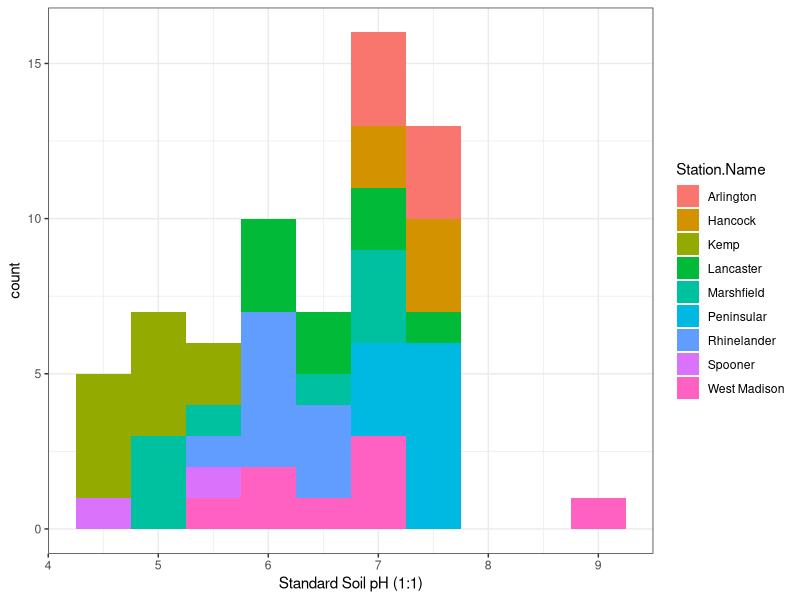
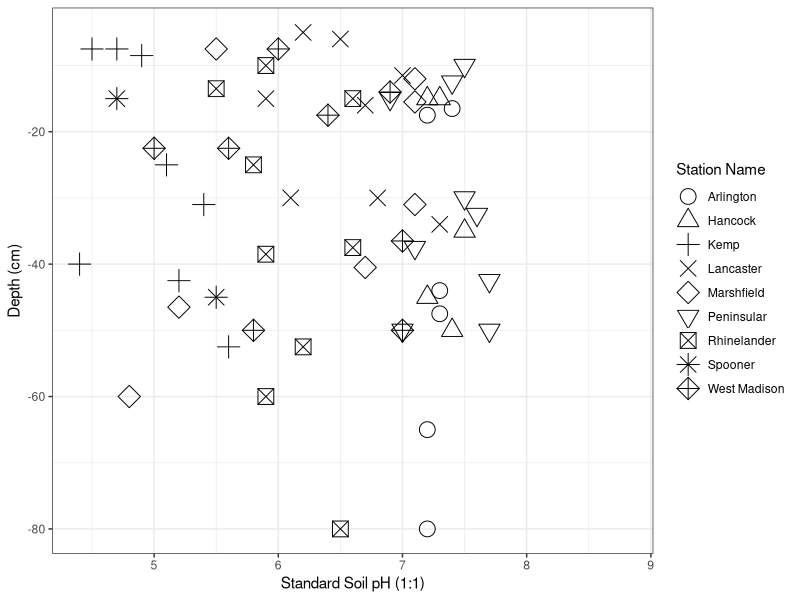
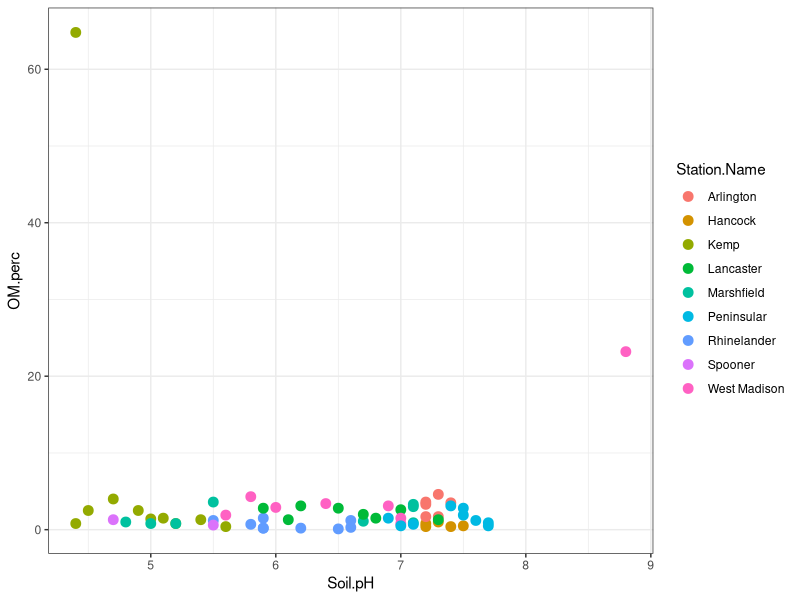
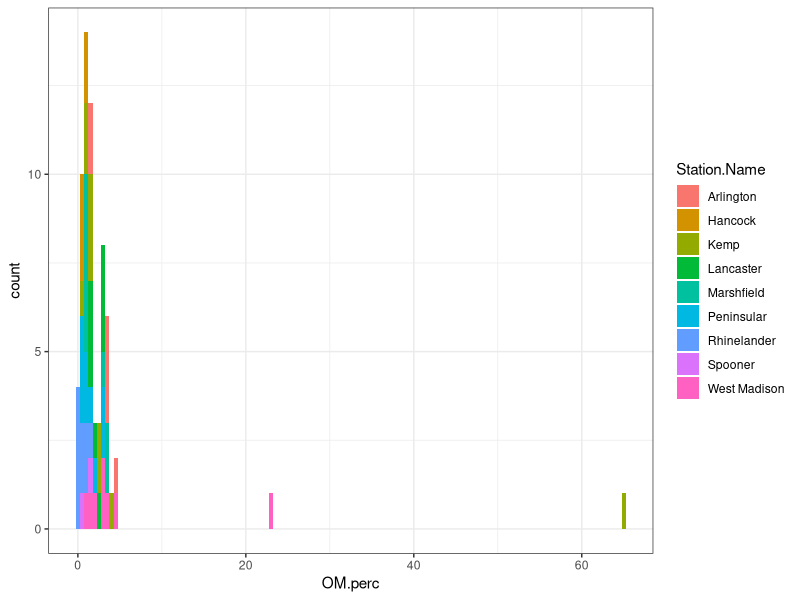
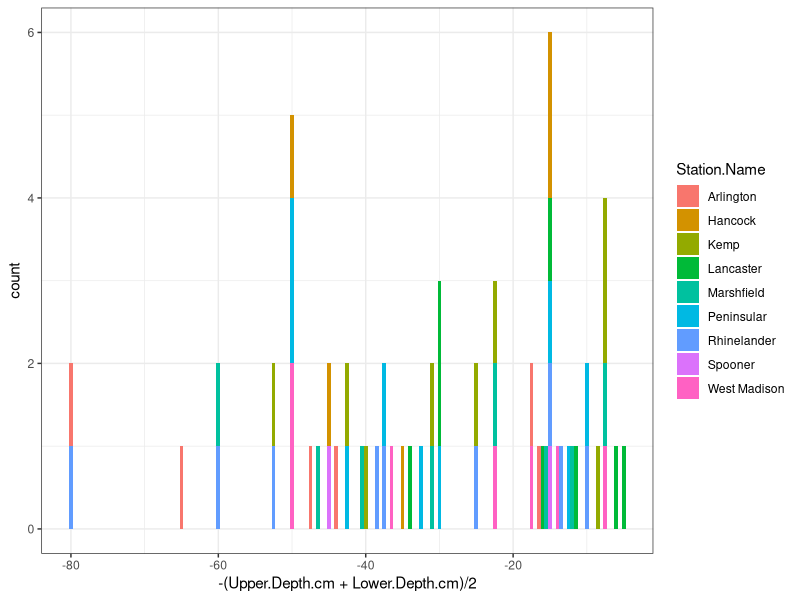
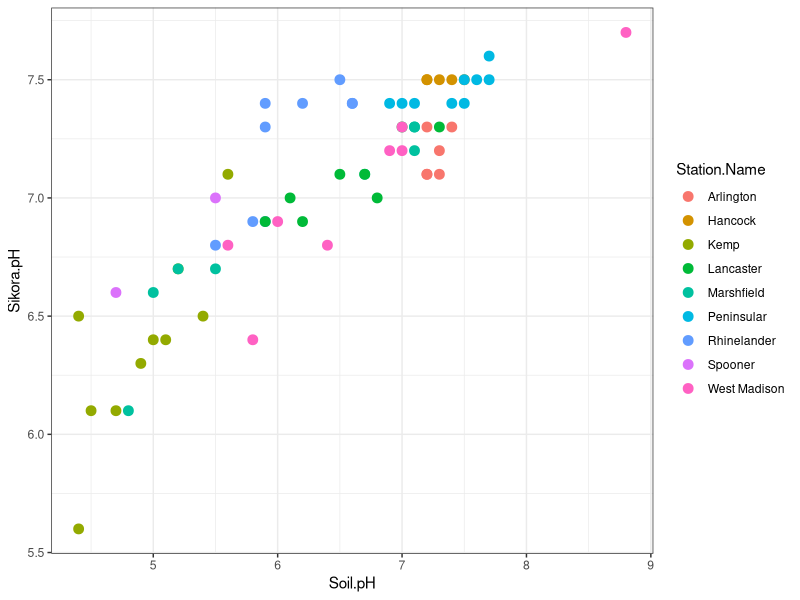
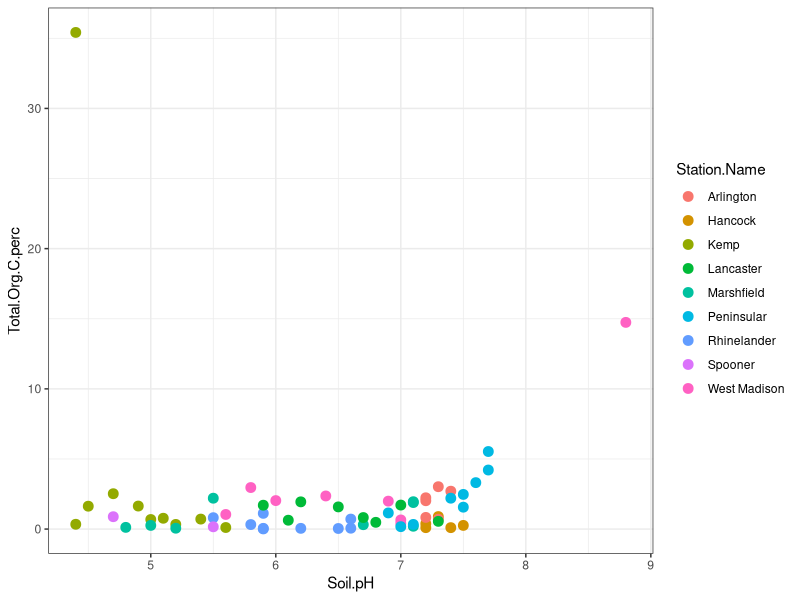
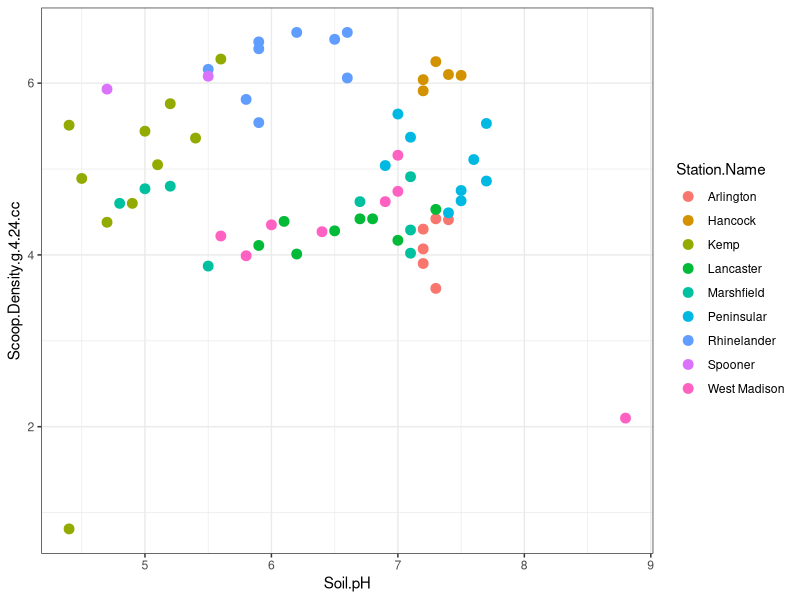

Here is the R script that generated these plots, in order:
## ---- chunk 1
knitr::opts_chunk$set(fig.path = 'report-output/', echo = TRUE, warning = FALSE, message = FALSE, cache = FALSE)
## ---- chunk 2
knitr::opts_chunk$set(echo = TRUE)
knitr::opts_chunk$set(dev="png", dpi=300)
## ---- chunk 3
library(ggplot2)
## ---- chunk 4
soil.dat <- read.csv(file = "2018-10-05-soil-analysis-report-5118-5119/5118-5119-braus-whitman-cec-base-saturation.csv", 
  header = TRUE)
ggplot(soil.dat, aes(Soil.pH, fill = Station.Name)) +
  geom_histogram(binwidth=0.5) + theme_bw() + labs(x = "Standard Soil pH (1:1)")
## ---- chunk 5
soil.dat$Station.Name <- as.factor(soil.dat$Station.Name)
p <- ggplot(soil.dat, aes(Soil.pH, -(Upper.Depth.cm+Lower.Depth.cm)/2, shape=Station.Name))
p + geom_point(size = 5) + theme_bw() + labs(x = "Standard Soil pH (1:1)", y = "Depth (cm)") +
             scale_shape_manual(values=1:nlevels(soil.dat$Station.Name)) + labs(shape='Station Name') 
## ---- chunk 6
p <- ggplot(soil.dat, aes(Soil.pH, OM.perc, color=Station.Name))
p + geom_point(size = 3) + theme_bw()
## ---- chunk 7
ggplot(soil.dat, aes(OM.perc, fill = Station.Name)) +
  geom_histogram(binwidth=0.5) + theme_bw()
## ---- chunk 8
ggplot(soil.dat, aes(-(Upper.Depth.cm+Lower.Depth.cm)/2, fill = Station.Name)) +
  geom_histogram(binwidth=0.5) + theme_bw()
## ---- chunk 9
p <- ggplot(soil.dat, aes(Soil.pH, Sikora.pH, color=Station.Name))
p + geom_point(size = 3) + theme_bw()
## ---- chunk 10
p <- ggplot(soil.dat, aes(Soil.pH, Total.Org.C.perc, color=Station.Name))
p + geom_point(size = 3) + theme_bw()
## ---- chunk 11
p <- ggplot(soil.dat, aes(Soil.pH, Scoop.Density.g.4.24.cc, color=Station.Name))
p + geom_point(size = 3) + theme_bw()
## ---- chunk 12
# str(soil.dat)
p <- ggplot(soil.dat, aes(Soil.pH, Total.N.perc, color=Station.Name))
p + geom_point(size = 3) + theme_bw()
## ---- chunk 13
# str(soil.dat)
p <- ggplot(soil.dat, aes(Soil.pH, Bray.1.P.ppm, color=Station.Name))
p + geom_point(size = 3) + theme_bw()
## ---- chunk 14
p <- ggplot(soil.dat, aes(Soil.pH, AmmAcet.Ca.ppm, color=Station.Name))
p + geom_point(size = 3) + theme_bw()
## ---- chunk 15
p <- ggplot(soil.dat, aes(Soil.pH, Ca.perc.CEC, color=Station.Name))
p + geom_point(size = 3) + theme_bw()
## ---- chunk 16
p <- ggplot(soil.dat, aes(Soil.pH, Mg.ppm, color=Station.Name))
p + geom_point(size = 3) + theme_bw()
## ---- chunk 17
p <- ggplot(soil.dat, aes(Soil.pH, Est.Acidity.Hplus.meq.100g, color=Station.Name))
p + geom_point(size = 3) + theme_bw()
## ---- chunk 18
p <- ggplot(soil.dat, aes(Soil.pH, Hplus.perc.CEC, color=Station.Name))
p + geom_point(size = 3) + theme_bw()
## ---- chunk 19
p <- ggplot(soil.dat, aes(Soil.pH, CEC.summation.meq.100g, color=Station.Name))
p + geom_point(size = 3) + theme_bw()
